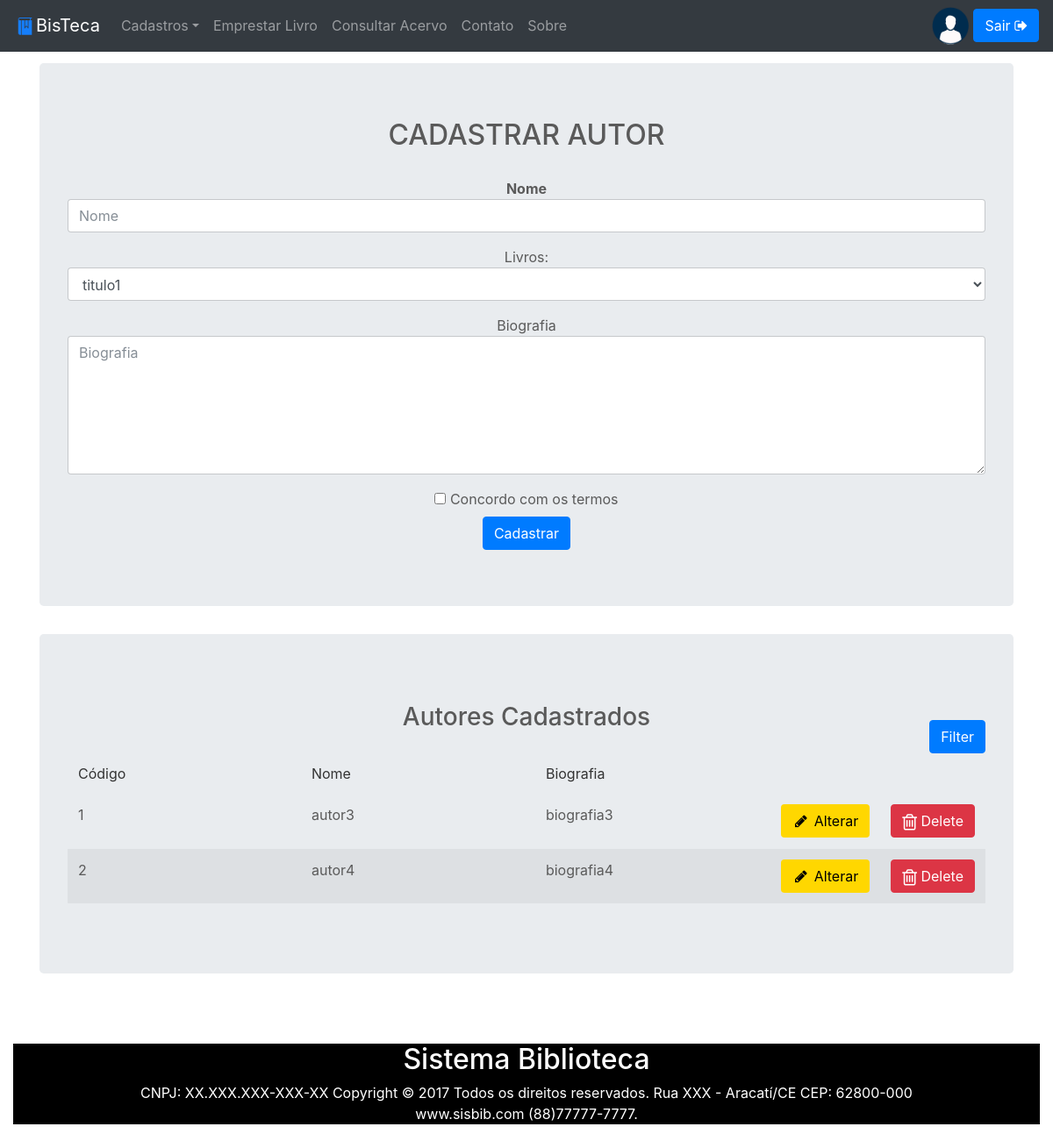
/cadautor (signed in), run on the app's committed database.
### BisApp/models.py (models this page shows, shortened)
class Autor(db.Model):
    id = db.Column(db.Integer, primary_key = True)
    nome = db.Column(db.String(40))
    biografia = db.Column(db.Text)
    exemplares = db.relationship(          # Para os relacionamento de N : N
        'Exemplar',
        secondary=AutorExemplar,
        backref=db.backref(
        'autor',
        lazy='dynamic'))

### BisApp/views.py (the view, shortened to what this page needs)
@app.route('/cadautor', methods=['GET', 'POST'])
def cadautor():
	if 'usuario' not in session or session['usuario'] != 'Adm':
		return render_template('index.html', sec = session)
	return render_template('cadastro-autor.html', exemplares = models.Exemplar.query.all(), Lista = models.Autor.query.all(), sec = session)

### BisApp/templates/cadastro-autor.html (shortened to what this page needs)
{% extends 'layout.html' %}
{% block Content %}
  <br>
<div class="container" align="center">
        <div class="jumbotron" align="center">
            <h2>CADASTRAR AUTOR</h2>
            <br>
            <form method="POST" action="{% if Informacoes: %} {{url_for('alterarAutor', index=index)}} {% else %} {{url_for('cadautor')}} {% endif %}"">
            <div class="form-group">
                <b>Nome</b> <input type="text" placeholder="Nome" class="form-control" name="nome"{%if Informacoes: %} value="{{Informacoes['nome']}}" {% endif %}>
            </div>
            <div class="form-group">
                   Livros:  <select name="exemplar" class="form-control" id="exampleSelect1">
                                {% for Exemplar in exemplares if not exemplares.hidden: %}
                                    <option value="{{Exemplar.id}}">{{Exemplar.titulo}}</option>
                                {% endfor %}
                                </select>
                </div>
            <div class="form-group">
                Biografia <textarea  type="text" placeholder="Biografia" class="form-control" cols="50" rows="7" name="biografia" {%if Informacoes: %} value="{{Informacoes['biografia']}}" >{{Informacoes['biografia']}} </textarea> {%else %} ></textarea> {% endif %}
            </div>
            <div class="checkbox">
            <label>
            <input type="checkbox" value="Concordar" align="left" name="termos"> Concordo com os termos
            </label>
            </div>
            <button class="btn btn-primary " type="submit">Cadastrar</button>
            </form>
        </div>
    </div>
<div class="container" align="center">
        <div class="jumbotron" align="center">
           <div class="container">
    <div class="row" align="center">
        <div class="panel panel-primary filterable">
            <div class="panel-heading">
                <h3 class="panel-title">Autores Cadastrados</h3>
                <div class="pull-right" align="right">
                    <button class="btn btn-primary btn-xs btn-filter"> Filter</button>
                </div>
            </div>
            <table class="table table-striped"  align="center">
                <thead>
                    <tr class="filters">
                        <th><input type="text" class="form-control" placeholder="Código" disabled></th>
                        <th><input type="text" class="form-control" placeholder="Nome" disabled></th>
                        <th><input type="text" class="form-control" placeholder="Biografia" disabled></th>
                    </tr>
                </thead>
                <tbody>
                    <tr>
                        {% for l in Lista if not Lista.hidden: %}
                              <tr>
                              {% for c in l.__table__.columns.keys(): %}
                                <td>{{l[c]}}</td>
                              {% endfor %}
                              <td><a href="{{url_for('alterarAutor', index=l.id)}}" class="btn" style="background-color: #FFD700; color: black">
                                <i class="fa fa-pencil fa-fw"></i>
                                Alterar</a>
                              </td>
                              <td><a href="{{url_for('removerAutor', index=l.id)}}" class="btn btn-danger">
                                <i class="fa fa-trash-o fa-lg"></i>
                                Delete</a>
                              </td>
                              </tr>
                        {% endfor %}
                    </tr>
                </tbody>
            </table>
        </div>
    </div>
</div>
</div>
        </div>
<div align="justify" class="col-md-12">
<br>
<br>
{% endblock %}

### BisApp/static/css/jumbotron.css (style rules this page uses)
body { padding-top: 3.5rem; }

### BisApp/static/css/carousel.css (style rules this page uses)
body { padding-top: 3rem; padding-bottom: 3rem; color: #5a5a5a; }

### BisApp/static/css/tabelas.css (style rules this page uses)
.filterable { margin-top: 15px; }
.filterable .panel-heading .pull-right { margin-top: -20px; }
.filterable .filters input[disabled] { background-color: transparent; border: none; cursor: auto; box-shadow: none; padding: 0; height: auto; }

### data on the page
Autor: id "1" "autor3" "biografia3"
Autor: id "2" "autor4" "biografia4"

### other printed values
form field exemplar "titulo1"
